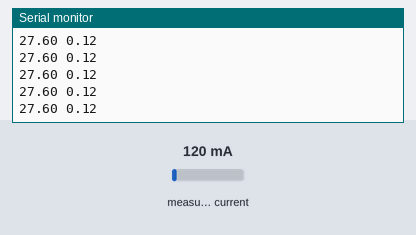
The sketch below on a simulated Arduino Uno, built with avr-gcc and run on an emulated ATmega328P. Shown: the last lines printed to the serial monitor. The test bench sets the inputs (shaded band); at power-on: measured current 120 mA. No radio packets arrive unless stated.

Above: at 1.2 s.
1.3 s: measured current set to 40 mA
At 1.59 s:
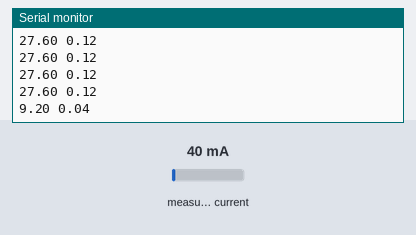
2.8 s: measured current set to 500 mA
At 2.86 s:
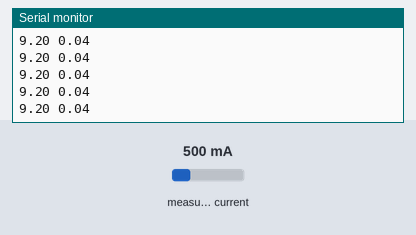
Timing chart, 0 to 5.8 s (numbered marks = the images above; inputs shaded):
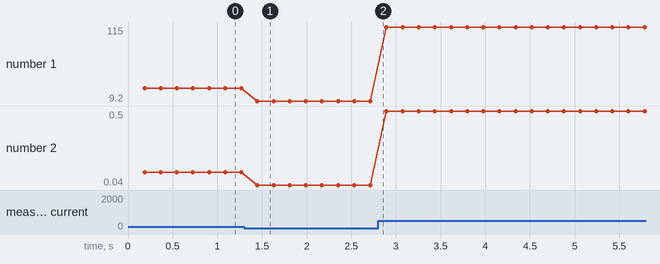

The sketch:

project_met_RF.ino
```cpp
/*
  NRF24L01+:
     1 - GND
     2 - VCC 3.3V !!! NOT 5V
     3 - CE to Arduino pin 9
     4 - CSN to Arduino pin 10
     5 - SCK to Arduino pin 13
     6 - MOSI to Arduino pin 11
     7 - MISO to Arduino pin 12
     8 - UNUSED

  SCT013:
     GND to Arduino GND
     VCC to Arduino Uno +5V (3.3V due)
     Clamp Wire to Arduino A0
*/


/*-----( Import needed libraries )-----*/
#include <EmonLib.h>
#include <SPI.h>
#include <nRF24L01.h>
#include <RF24.h>

/*-----( Declare Constants and Pin Numbers )-----*/
#define CE_PIN   9
#define CSN_PIN 10

const uint64_t pipe = 0xE8E8F0F0E1LL; // Define the transmit pipe

/*-----( Declare objects )-----*/
EnergyMonitor emon1;                   // Create an instance
RF24 radio(CE_PIN, CSN_PIN);           // Create a Radio

int Current[1];

void setup()
{
  Serial.begin(9600);
  emon1.current(0, 60);             // Current: input pin, calibration.

  radio.begin();
  radio.openWritingPipe(pipe);
}

void loop()
{
  double Irms = emon1.calcIrms(1480);  // Calculate Irms only
  Current[1] = Irms;
  radio.write(Current,sizeof(Current));

  Serial.print(Irms*230.0);	       // Apparent power
  Serial.print(" ");
  Serial.println(Irms);		       // Irms
}
```

Measured:
- after the input at 1.3 s, the serial monitor: prints a new line after 0.15 s (image 1)
- plotted number 1: 27.6 → 9.2 after the input at 1.3 s, 9.2 → 115 after the input at 2.8 s
- plotted number 2: 0.12 → 0.04 after the input at 1.3 s, 0.04 → 0.5 after the input at 2.8 s
